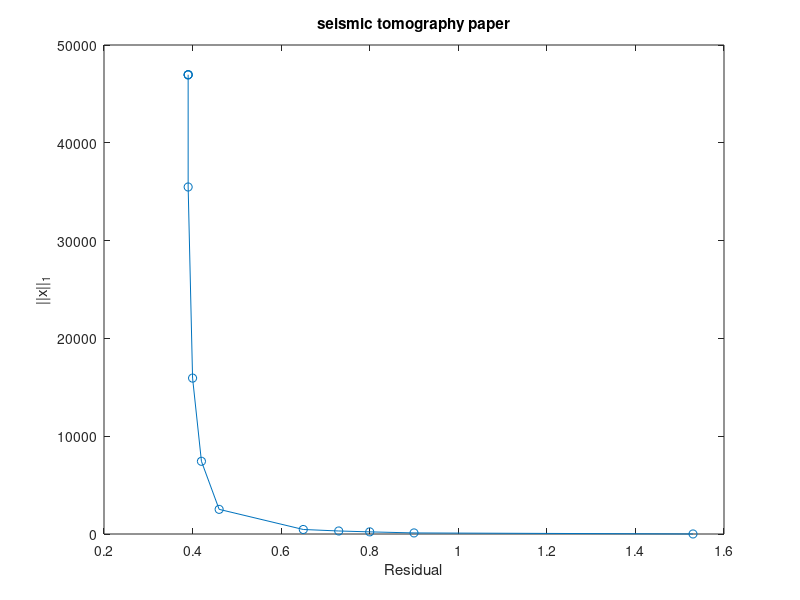
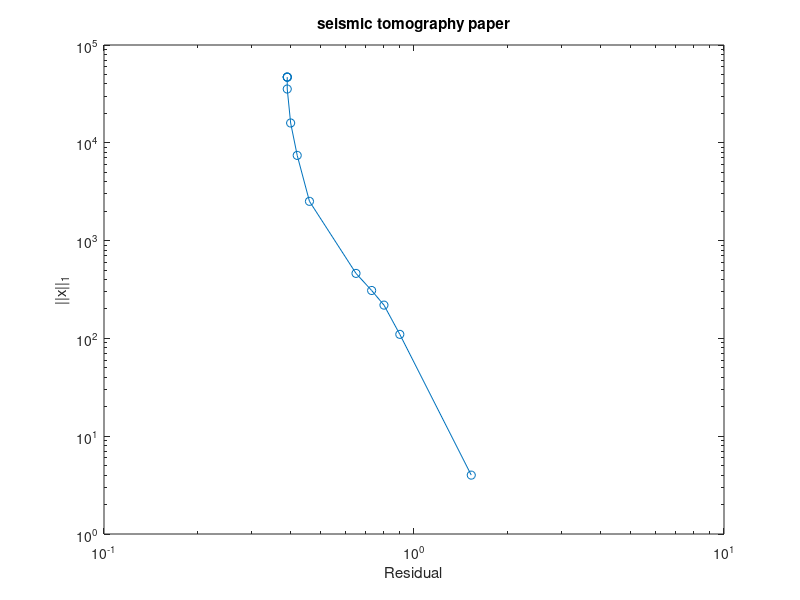

Here is the MATLAB script that generated these plots, in order:
tic
res = [1.53 0.9 0.80 0.73 0.65 0.46 0.42 0.40 0.39 0.39 0.39 0.39];
L1_norm = [4 110 219 309 462 2521 7435 15941 35481 46944 46962 46962];


figure(1)
plot(res,L1_norm,'o-')
xlabel('Residual')
ylabel('||x||_1')
title('seismic tomography paper')

figure(2)
loglog((res),(L1_norm),'o-')
xlabel('Residual')
ylabel('||x||_1')
title('seismic tomography paper')
toc